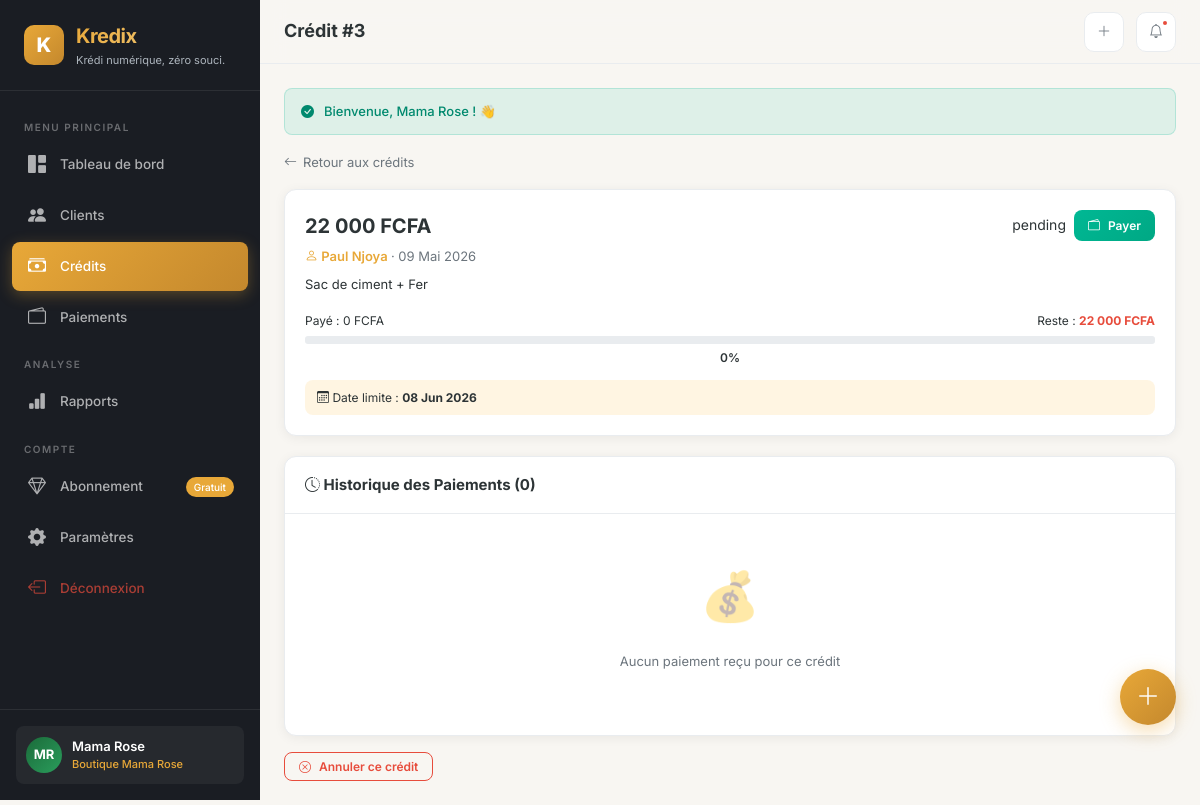
Screenshot of /credits/show/3 (signed in) with the database file from the repository.
### tables this page shows
CREATE TABLE `users` (
    `id` INT AUTO_INCREMENT PRIMARY KEY,
    `full_name` VARCHAR(100) NOT NULL,
    `email` VARCHAR(150) UNIQUE DEFAULT NULL,
    `phone` VARCHAR(20) NOT NULL UNIQUE,
    `password_hash` VARCHAR(255) NOT NULL,
    `avatar` VARCHAR(255) DEFAULT NULL,
    `is_active` TINYINT(1) DEFAULT 1,
    `email_verified_at` TIMESTAMP NULL DEFAULT NULL,
    `remember_token` VARCHAR(100) DEFAULT NULL,
    `last_login_at` TIMESTAMP NULL DEFAULT NULL,
    `created_at` TIMESTAMP DEFAULT CURRENT_TIMESTAMP,
    `updated_at` TIMESTAMP DEFAULT CURRENT_TIMESTAMP ON UPDATE CURRENT_TIMESTAMP,
    INDEX `idx_phone` (`phone`),
    INDEX `idx_email` (`email`)
);

CREATE TABLE `shops` (
    `id` INT AUTO_INCREMENT PRIMARY KEY,
    `user_id` INT NOT NULL,
    `name` VARCHAR(100) NOT NULL,
    `type` VARCHAR(50) DEFAULT 'boutique',
    `phone` VARCHAR(20) DEFAULT NULL,
    `address` TEXT DEFAULT NULL,
    `city` VARCHAR(50) DEFAULT 'Douala',
    `currency` VARCHAR(10) DEFAULT 'XAF',
    `logo` VARCHAR(255) DEFAULT NULL,
    `is_active` TINYINT(1) DEFAULT 1,
    `created_at` TIMESTAMP DEFAULT CURRENT_TIMESTAMP,
    `updated_at` TIMESTAMP DEFAULT CURRENT_TIMESTAMP ON UPDATE CURRENT_TIMESTAMP,
    FOREIGN KEY (`user_id`) REFERENCES `users`(`id`) ON DELETE CASCADE,
    INDEX `idx_user` (`user_id`)
);

CREATE TABLE `credits` (
    `id` INT AUTO_INCREMENT PRIMARY KEY,
    `shop_id` INT NOT NULL,
    `customer_id` INT NOT NULL,
    `amount` DECIMAL(12,2) NOT NULL,
    `amount_paid` DECIMAL(12,2) DEFAULT 0.00,
    `balance` DECIMAL(12,2) GENERATED ALWAYS AS (`amount` - `amount_paid`) STORED,
    `description` TEXT DEFAULT NULL,
    `status` ENUM('pending', 'partial', 'paid', 'overdue', 'cancelled') DEFAULT 'pending',
    `due_date` DATE DEFAULT NULL,
    `credited_at` TIMESTAMP DEFAULT CURRENT_TIMESTAMP,
    `paid_at` TIMESTAMP NULL DEFAULT NULL,
    `created_at` TIMESTAMP DEFAULT CURRENT_TIMESTAMP,
    `updated_at` TIMESTAMP DEFAULT CURRENT_TIMESTAMP ON UPDATE CURRENT_TIMESTAMP,
    FOREIGN KEY (`shop_id`) REFERENCES `shops`(`id`) ON DELETE CASCADE,
    FOREIGN KEY (`customer_id`) REFERENCES `customers`(`id`) ON DELETE CASCADE,
    INDEX `idx_shop` (`shop_id`),
    INDEX `idx_customer` (`customer_id`),
    INDEX `idx_status` (`status`),
    INDEX `idx_due_date` (`due_date`)
);

CREATE TABLE `customers` (
    `id` INT AUTO_INCREMENT PRIMARY KEY,
    `shop_id` INT NOT NULL,
    `full_name` VARCHAR(100) NOT NULL,
    `phone` VARCHAR(20) DEFAULT NULL,
    `address` TEXT DEFAULT NULL,
    `notes` TEXT DEFAULT NULL,
    `trust_score` TINYINT DEFAULT 5,
    `total_credits` DECIMAL(12,2) DEFAULT 0.00,
    `total_paid` DECIMAL(12,2) DEFAULT 0.00,
    `is_active` TINYINT(1) DEFAULT 1,
    `created_at` TIMESTAMP DEFAULT CURRENT_TIMESTAMP,
    `updated_at` TIMESTAMP DEFAULT CURRENT_TIMESTAMP ON UPDATE CURRENT_TIMESTAMP,
    FOREIGN KEY (`shop_id`) REFERENCES `shops`(`id`) ON DELETE CASCADE,
    INDEX `idx_shop` (`shop_id`),
    INDEX `idx_name` (`full_name`),
    INDEX `idx_phone` (`phone`)
);

### views/credits/show.php (the view, shortened to what the rows shown need)
<?php
$progress = paymentProgress($credit->amount, $credit->amount_paid);
?>
<a href="<?= url('credits') ?>" style="display:inline-flex;align-items:center;gap:6px;color:var(--text-muted);text-decoration:none;font-size:13px;margin-bottom:16px;">
    <i class="bi bi-arrow-left"></i> Retour aux crédits
</a>
<div class="card-k" style="margin-bottom:20px;">
    <div class="card-body-k">
        <div style="display:flex;justify-content:space-between;align-items:start;flex-wrap:wrap;gap:12px;">
            <div>
                <h2 style="font-size:20px;font-weight:700;"><?= formatMoney($credit->amount) ?></h2>
                <div style="font-size:13px;color:var(--text-muted);margin-top:4px;">
                    <a href="<?= url('customers/show/' . $credit->customer_id) ?>" style="color:var(--primary);text-decoration:none;font-weight:600;">
                        <i class="bi bi-person"></i> <?= e($credit->customer_name) ?>
                    </a>
                    · <?= formatDate($credit->created_at) ?>
                </div>
                <?php if ($credit->description): ?>
                    <div style="margin-top:8px;font-size:13px;color:var(--text);"><?= e($credit->description) ?></div>
                <?php endif; ?>
            </div>
            <div style="display:flex;gap:8px;align-items:center;">
                <?= statusBadge($credit->status) ?>
                <?php if ($credit->status !== 'paid' && $credit->status !== 'cancelled'): ?>
                    <a href="<?= url('payments/create/' . $credit->id) ?>" class="btn-k btn-success-k btn-sm-k">
                        <i class="bi bi-wallet2"></i> Payer
                    </a>
                <?php endif; ?>
            </div>
        </div>
        <div style="margin-top:16px;">
            <div style="display:flex;justify-content:space-between;margin-bottom:6px;font-size:12px;">
                <span>Payé : <?= formatMoney($credit->amount_paid) ?></span>
                <span>Reste : <strong style="color:var(--danger);"><?= formatMoney($credit->balance) ?></strong></span>
            </div>
            <div class="progress-k" style="height:8px;">
            </div>
            <div style="text-align:center;margin-top:4px;font-size:12px;font-weight:600;"><?= $progress['percent'] ?>%</div>
        </div>
        <?php if ($credit->due_date): ?>
            <div style="margin-top:12px;padding:8px 12px;border-radius:8px;background:<?= strtotime($credit->due_date) < time() ? 'rgba(231,76,60,0.1)' : 'rgba(253,203,110,0.2)' ?>;font-size:12px;">
                <i class="bi bi-calendar3"></i> Date limite : <strong><?= formatDate($credit->due_date) ?></strong>
            </div>
        <?php endif; ?>
    </div>
</div>
<div class="card-k">
    <div class="card-header-k">
        <h3><i class="bi bi-clock-history"></i> Historique des Paiements (<?= count($payments) ?>)</h3>
    </div>
    <?php if (empty($payments)): ?>
        <div class="card-body-k">
            <div class="empty-state" style="padding:24px;">
                <div class="empty-icon">💰</div>
                <p>Aucun paiement reçu pour ce crédit</p>
            </div>
        </div>
    <?php endif; ?>
</div>
<?php if ($credit->status !== 'paid' && $credit->status !== 'cancelled'): ?>
<div style="margin-top:16px;">
    <form method="POST" action="<?= url('credits/cancel/' . $credit->id) ?>" onsubmit="return confirm('Annuler ce crédit ?');">
        <button type="submit" class="btn-k btn-outline-k btn-sm-k" style="color:var(--danger);border-color:var(--danger);">
            <i class="bi bi-x-circle"></i> Annuler ce crédit
        </button>
    </form>
</div>
<?php endif; ?>

### app/helpers/format.php (shortened to what the rows shown need)
<?php
function formatMoney($amount): string
{
    return number_format((float)$amount, 0, ',', ' ') . ' FCFA';
}
function formatDate(?string $date): string
{
    $timestamp = strtotime($date);
    $months = ['', 'Jan', 'Fév', 'Mar', 'Avr', 'Mai', 'Jun', 'Jul', 'Aoû', 'Sep', 'Oct', 'Nov', 'Déc'];
    $day = date('d', $timestamp);
    $month = $months[(int)date('m', $timestamp)];
    $year = date('Y', $timestamp);
    return "{$day} {$month} {$year}";
}
function statusBadge(string $status): string
{
    $badges = [
        'pending'   => '<span class="badge bg-warning text-dark"><i class="bi bi-clock"></i> En attente</span>',
        'partial'   => '<span class="badge bg-info"><i class="bi bi-pie-chart"></i> Partiel</span>',
        'paid'      => '<span class="badge bg-success"><i class="bi bi-check-circle"></i> Payé</span>',
        'overdue'   => '<span class="badge bg-danger"><i class="bi bi-exclamation-triangle"></i> En retard</span>',
        'cancelled' => '<span class="badge bg-secondary"><i class="bi bi-x-circle"></i> Annulé</span>',
    ];
    return $badges[$status] ?? '<span class="badge bg-secondary">' . e($status) . '</span>';
}
function paymentProgress(float $amount, float $paid): array
{
    $percent = min(100, round(($paid / $amount) * 100));
    if ($percent >= 100) $class = 'bg-success';
    elseif ($percent >= 50) $class = 'bg-info';
    elseif ($percent >= 25) $class = 'bg-warning';
    else $class = 'bg-danger';
    return ['percent' => $percent, 'class' => $class];
}

### core/Router.php (shortened to what the rows shown need)
<?php
class Router
{
    private array $routes = [];
    public function get(string $path, string $controller, string $method): void
    {
        $this->routes[] = [
            'method'     => 'GET',
            'path'       => $path,
            'controller' => $controller,
            'action'     => $method
        ];
    }
    public function post(string $path, string $controller, string $method): void
    {
        $this->routes[] = [
            'method'     => 'POST',
            'path'       => $path,
            'controller' => $controller,
            'action'     => $method
        ];
    }
    public function dispatch(): void
    {
        $url = $this->getUrl();
        $requestMethod = $_SERVER['REQUEST_METHOD'];
        foreach ($this->routes as $route) {
            if ($route['method'] !== $requestMethod) {
                continue;
            }
            $pattern = $this->convertToRegex($route['path']);
            if (preg_match($pattern, $url, $matches)) {
                $params = array_filter($matches, 'is_string', ARRAY_FILTER_USE_KEY);
                $params = array_values($params);
                $action = $route['action'];
                $controller = new $controllerName();
                call_user_func_array([$controller, $action], $params);
                return;
            }
        }
    }
    private function getUrl(): string
    {
        $url = $_GET['url'] ?? '';
        return rtrim($url, '/');
    }
    private function convertToRegex(string $path): string
    {
        $pattern = preg_replace('/\{([a-zA-Z_]+)\}/', '(?P<$1>[^/]+)', $path);
        return '#^' . $pattern . '$#';
    }
}

### views/layouts/app.php (shortened to what the rows shown need)
<?php
$user = Session::getUser();
$currentShop = null;
if ($user) {
    $currentShop = Database::getInstance()->fetch("SELECT * FROM shops WHERE user_id = ? AND is_active = 1 LIMIT 1", [$user->id]);
}
$plan = 'free';
if ($user) {
    $subModel = new Subscription();
    $plan = $subModel->getCurrentPlan($user->id);
}
$notifModel = new Notification();
$notifCount = $currentShop ? $notifModel->countUnread($currentShop->id) : 0;
?>
<!DOCTYPE html>
<html lang="fr">
<head>
    <link rel="stylesheet" href="https://cdn.jsdelivr.net/npm/bootstrap-icons@1.11.3/font/bootstrap-icons.min.css">
    <link rel="stylesheet" href="<?= asset('css/app.css') ?>">
</head>
<body>
<aside class="sidebar" id="sidebar">
    <div class="sidebar-brand">
        <div class="logo-icon">K</div>
        <div>
            <h2>Kredix</h2>
            <small><?= APP_TAGLINE ?></small>
        </div>
    </div>
    <nav class="sidebar-nav">
        <div class="nav-label">Menu Principal</div>
        <a href="<?= url('dashboard') ?>" class="nav-link <?= activeClass('dashboard') ?>">
            <i class="bi bi-grid-1x2-fill"></i> Tableau de bord
        </a>
        <a href="<?= url('customers') ?>" class="nav-link <?= activeClass('customers') ?>">
            <i class="bi bi-people-fill"></i> Clients
        </a>
        <a href="<?= url('credits') ?>" class="nav-link <?= activeClass('credits') ?>">
            <i class="bi bi-cash-stack"></i> Crédits
        </a>
        <a href="<?= url('payments') ?>" class="nav-link <?= activeClass('payments') ?>">
            <i class="bi bi-wallet2"></i> Paiements
        </a>
        <div class="nav-label">Analyse</div>
        <a href="<?= url('reports') ?>" class="nav-link <?= activeClass('reports') ?>">
            <i class="bi bi-bar-chart-fill"></i> Rapports
        </a>
        <div class="nav-label">Compte</div>
        <a href="<?= url('subscription') ?>" class="nav-link <?= activeClass('subscription') ?>">
            <i class="bi bi-gem"></i> Abonnement
            <?php if ($plan === 'free'): ?>
                <span style="margin-left:auto;font-size:10px;background:var(--primary);padding:2px 8px;border-radius:10px;color:#fff;">Gratuit</span>
            <?php endif; ?>
        </a>
        <a href="<?= url('settings') ?>" class="nav-link <?= activeClass('settings') ?>">
            <i class="bi bi-gear-fill"></i> Paramètres
        </a>
        <a href="<?= url('logout') ?>" class="nav-link" style="color:rgba(231,76,60,0.7);">
            <i class="bi bi-box-arrow-left"></i> Déconnexion
        </a>
    </nav>
    <div class="sidebar-footer">
        <div class="sidebar-user">
            <div class="avatar"><?= $user ? initials($user->full_name) : '?' ?></div>
            <div class="user-info">
                <div class="name"><?= $user ? e($user->full_name) : '' ?></div>
                <div class="plan"><?= $currentShop ? e($currentShop->name) : '' ?></div>
            </div>
        </div>
    </div>
</aside>
<main class="main-content">
    <header class="topbar">
        <div style="display:flex;align-items:center;gap:12px;">
            <div class="page-title"><?= e($title ?? 'Dashboard') ?></div>
        </div>
        <div class="topbar-actions">
            <a href="<?= url('credits/create') ?>" class="btn-icon hide-mobile" title="Nouveau crédit">
                <i class="bi bi-plus-lg"></i>
            </a>
            <div class="btn-icon" style="cursor:default;">
                <i class="bi bi-bell"></i>
                <?php if ($notifCount > 0): ?>
                    <span class="badge-dot"></span>
                <?php endif; ?>
            </div>
        </div>
    </header>
    <div class="page-content animate-fade">
        <?php include BASE_PATH . '/views/partials/alerts.php'; ?>
        <?= $content ?>
    </div>
</main>
<a href="<?= url('credits/create') ?>" class="fab" title="Nouveau crédit">
    <i class="bi bi-plus-lg"></i>
</a>
</body>
</html>

### rows the page displays
users: full_name "MR", full_name "Mama Rose"
shops: name "Boutique Mama Rose"
credits: amount "22 000 FCFA", customer.full_name "Paul Njoya", created_at "09 Mai 2026", description "Sac de ciment + Fer", status "pending", amount_paid "0 FCFA", balance "22 000 FCFA", amount+amount_paid "0", due_date "08 Jun 2026"

### other values shown
$message "Bienvenue, Mama Rose ! 👋"
count($payments) "0"
